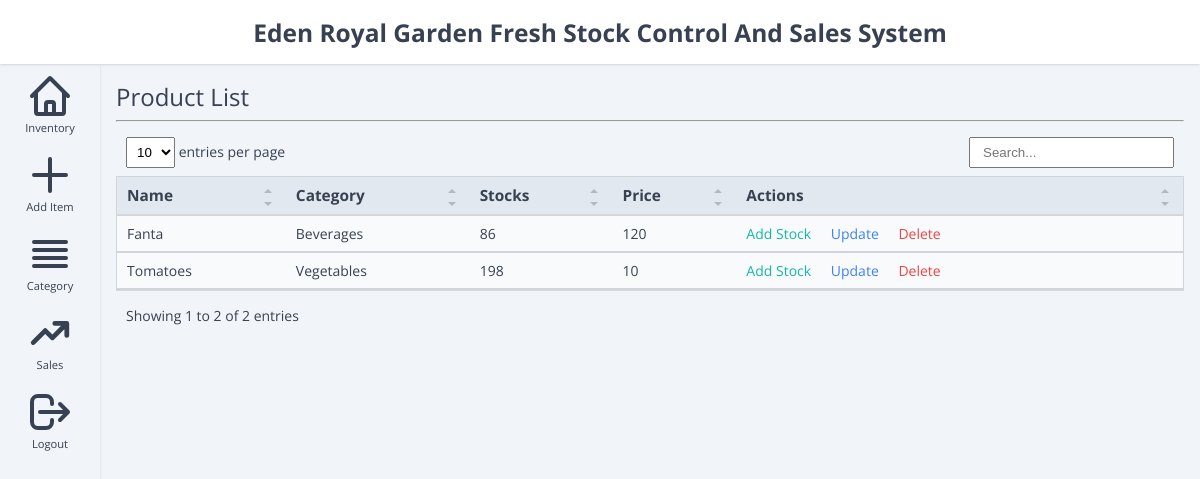
/admin_home.php (signed in), run on the app's committed database.
### tables this page shows
CREATE TABLE `products` (
  `id` int(11) NOT NULL,
  `category_id` int(11) NOT NULL,
  `name` varchar(60) NOT NULL,
  `quantity` int(11) NOT NULL,
  `price` float NOT NULL
);

CREATE TABLE `categories` (
  `id` int(11) NOT NULL,
  `name` varchar(60) NOT NULL
);

### models/Product.php (called while the page is built, shortened)
<?php
require_once __DIR__.'/../_init.php';
class Product
{
    public function __construct($product)
    {
        $this->category = $this->getCategory($product);
        $this->id = $product['id'];
        $this->name = $product['name'];
        $this->quantity = intval($product['quantity']);
        $this->price = floatval($product['price']);
    }
    private function getCategory($product)
    {
        if (isset($product['category_name'])) {
            return new Category([
                'id' => $product['category_id'],
                'name' => $product['category_name']
            ]);
        }
        return Category::find($product['category_id']);
    }
    public static function all()
    {
        global $connection;
        $stmt = $connection->prepare('SELECT products.*, categories.name as category_name FROM products INNER JOIN categories ON products.category_id = categories.id');
        $stmt->execute();
        $stmt->setFetchMode(PDO::FETCH_ASSOC);
        $result = $stmt->fetchAll();
        $result = array_map(fn($item) => new Product($item), $result);
        return $result;
    }
}

### models/Category.php (called while the page is built, shortened)
<?php
class Category
{
    public function __construct($category)
    {
        $this->name = $category['name'];
    }
}

### admin_home.php (the view, shortened to what this page needs)
<?php
$products = Product::all();
?>
<!DOCTYPE html>
<html>
<head>
    <link rel="stylesheet" type="text/css" href="./assets/css/main.css">
    <link rel="stylesheet" type="text/css" href="./assets/css/admin.css">
    <link rel="stylesheet" type="text/css" href="./assets/css/util.css">
    <link rel="stylesheet" type="text/css" href="./assets/css/datatable.css">
</head>
<body>
    <?php require 'templates/admin_header.php' ?>
    <div class="flex">
        <?php require 'templates/admin_navbar.php' ?>
        <main>
            <div class="wrapper w-60p">
                <span class="subtitle">Product List</span>
                <hr/>
                <table id="productsTable">
                    <thead>
                        <tr>
                            <th>Name</th>
                            <th>Category</th>
                            <th>Stocks</th>
                            <th>Price</th>
                            <th>Actions</th>
                        </tr>
                    </thead>
                    <tbody>
                        <?php foreach ($products as $product) : ?>
                            <tr>
                                <td><?= $product->name ?></td>
                                <td><?= $product->category->name ?></td>
                                <td><?= $product->quantity ?></td>
                                <td><?= $product->price ?></td>
                                <td>
                                    <a href="#" onclick="addStock(<?= $product->id ?>)" class="text-green-300">Add Stock</a>
                                    <a href="admin_update_item.php?id=<?= $product->id ?>" class="text-primary ml-16">Update</a>
                                    <a href="controllers/product_controller.php?action=delete&id=<?= $product->id ?>" class="text-red-500 ml-16">Delete</a>
                                </td>
                        <?php endforeach; ?>
                    </tbody>
                </table>
            </div>
        </main>
    </div>
</body>
</html>

### assets/css/main.css (style rules this page uses)
body { --shadow: 0 1px 3px 0 rgb(0 0 0 / 0.1), 0 1px 2px -1px rgb(0 0 0 / 0.1); --teal-500: #14B8A6; --red-100: #FEE2E2; --red-500: #EF4444; --green-100: #DCFCE7; --green-300: #86EFAC; --green-500: #22C55E; --primary: #3B82F6; --primary-lighter: #93C5FD; --primary-darker: #1D4ED8; --gray-50: #F9FAFB; --gray-100: #F1F5F9; --gray-200: #E2E8F0; --gray-300: #D1D5DB; --gray-400: #9CA3AF; --gray-500: #6B7280; --gray-700: #374151; background: var(--gray-100); margin: 0; font-family: "Open Sans"; font-size: 14px; color: var(--gray-700); }
.form-control input:focus, .form-control select:focus, { outline: none; border-color: var(--primary); }

### assets/css/admin.css (style rules this page uses)
.subtitle { font-size: 1.5rem; }
hr { color: var(--gray-300); }
a { color: inherit; text-decoration: none; }
main { flex-grow: 1; height: calc(100vh - 64px); overflow-y: auto; }
.wrapper { padding: 16px; }
table { border-collapse: collapse; width: 100%; border: 1px solid var(--gray-300); }
thead { border: 1px solid var(--gray-300); border-width: 1px 0; background-color: var(--gray-200); }
th { text-align: left; padding: 8px; font-size: 1.1em; }
td { background-color: var(--gray-50); border: 1px solid var(--gray-300); border-width: 1px 0; padding: 8px; }

### assets/css/util.css (style rules this page uses)
.ml-16 { margin-left: 16px; }
.flex { display: flex; }
.text-primary { color: var(--primary); }
.text-red-500 { color: var(--red-500); }
.text-green-300 { color: var(--teal-500); }

### assets/css/datatable.css (style rules this page uses)
.dataTable-table { max-width: 100%; width: 100%; border-spacing: 0; border-collapse: separate; }
.dataTable-table > tbody > tr > td, .dataTable-table > tbody > tr > th, .dataTable-table > tfoot > tr > td, .dataTable-table > tfoot > tr > th, .dataTable-table > thead > tr > td, .dataTable-table > thead > tr > th { vertical-align: top; padding: 8px 10px; }
.dataTable-table > thead > tr > th { vertical-align: bottom; text-align: left; border-bottom: 1px solid #d9d9d9; }
.dataTable-table th { vertical-align: bottom; text-align: left; }

### data on the page
products: name "Fanta", category.name "Beverages", quantity "86", price "120"
products: name "Tomatoes", category.name "Vegetables", quantity "198", price "10"
